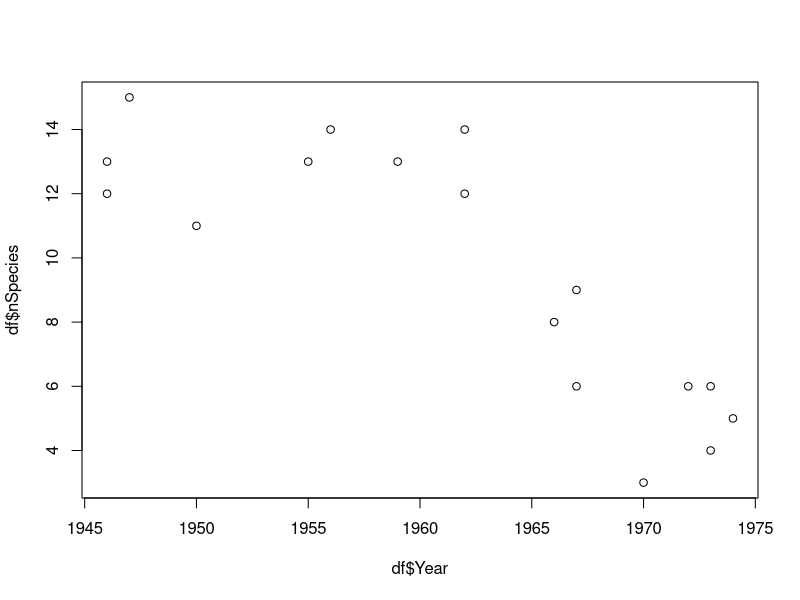
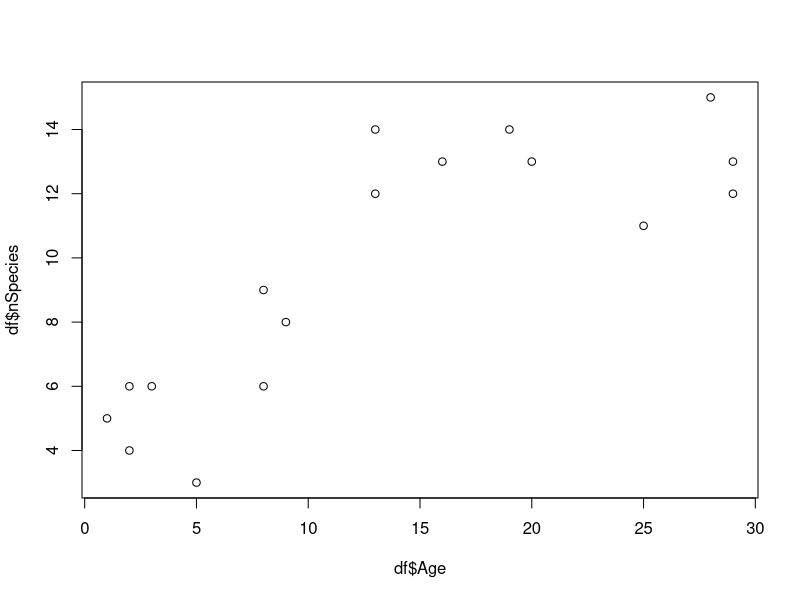

The R source for these figures, in order:
## ---- chunk 1
df <- read.csv("CourseData/suburbanBirds.csv")
## ---- chunk 2
mean(df$nSpecies)
min(df$nSpecies)
max(df$nSpecies)
range(df$nSpecies)
summary(df$nSpecies)
## ---- chunk 3
1975 - min(df$Year)
1975 - max(df$Year)
## ---- chunk 4
plot(df$Year, df$nSpecies)
## ---- chunk 5
df$Age <- 1975 - df$Year
plot(df$Age, df$nSpecies)
